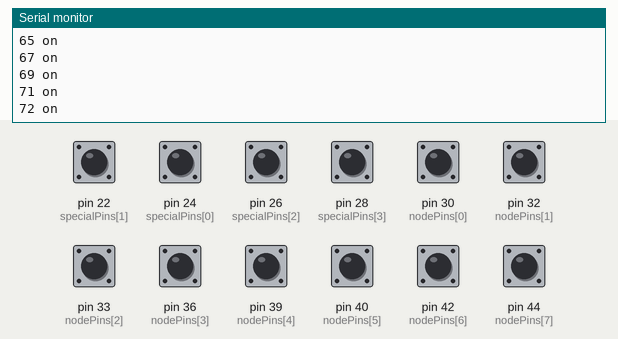
The sketch below on a simulated Arduino Mega 2560, built with avr-gcc and run on an emulated ATmega2560. On the bench: the last lines printed to the serial monitor. The test bench sets the inputs (shaded band); at power-on: pin 22 (specialPins[1]), pin 24 (specialPins[0]), pin 26 (specialPins[2]), pin 28 (specialPins[3]), pin 30 (nodePins[0]), pin 32 (nodePins[1]), pin 33 (nodePins[2]), pin 36 (nodePins[3]), pin 39 (nodePins[4]), pin 40 (nodePins[5]), pin 42 (nodePins[6]), pin 44 (nodePins[7]) HIGH.

Above: at 1.2 s.
1.3 s: pin 22 (specialPins[1]) pulled LOW for 0.15 s
At 1.5 s:
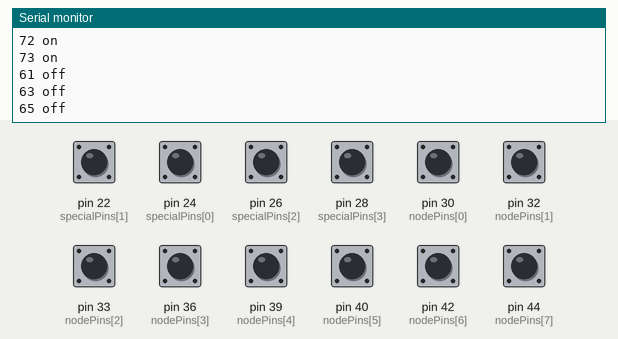
2.9 s: pin 24 (specialPins[0]) pulled LOW for 0.15 s
At 3.12 s:
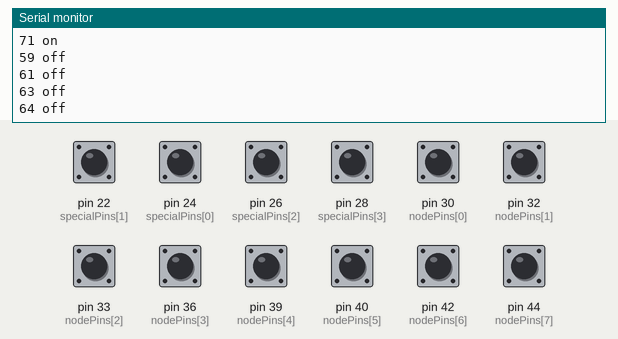
4.5 s: pin 26 (specialPins[2]) pulled LOW for 0.15 s
At 5.3 s:
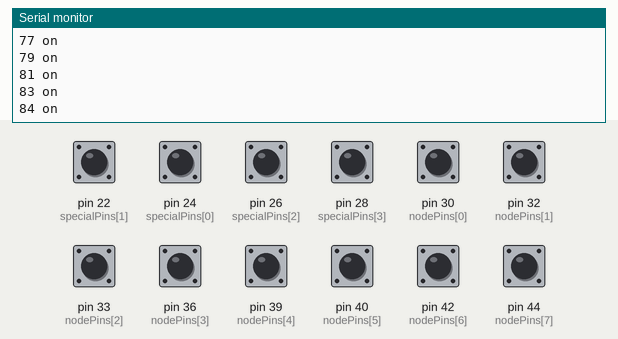
6.1 s: pin 28 (specialPins[3]) pulled LOW for 0.15 s
At 6.3 s:
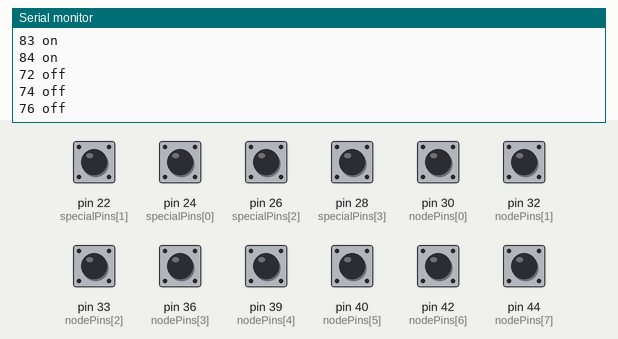
7.7 s: pin 28 (specialPins[3]) pulled LOW for 1 s
At 9.9 s:
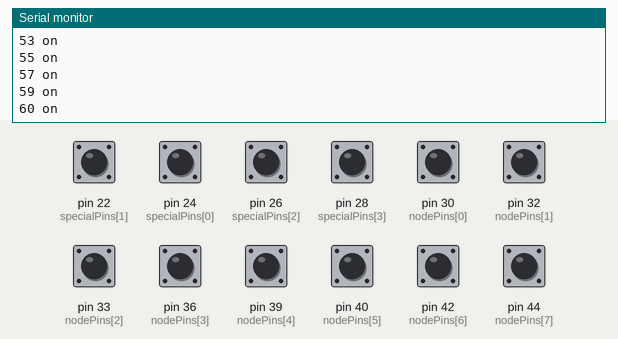
10.2 s: pin 30 (nodePins[0]) pulled LOW for 0.15 s
At 11.2 s:
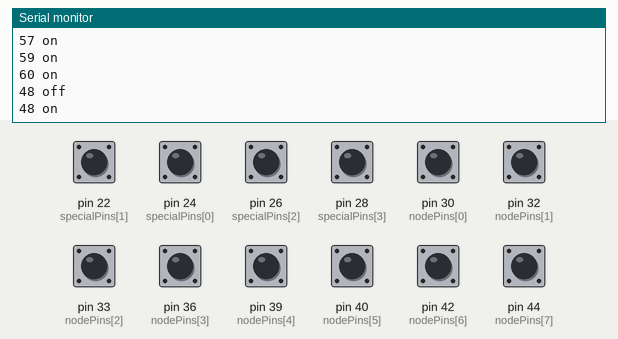
Timing chart, 0 to 12.8 s (numbered marks = the images above; inputs shaded):
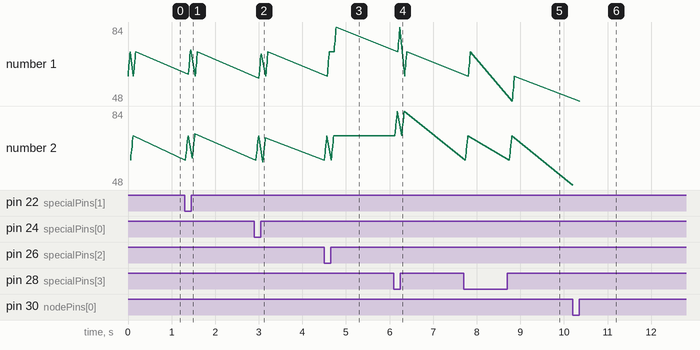

Measured:
- after the input at 1.3 s, the serial monitor: prints a new line after 0.08 s (image 1)
- after the input at 2.9 s, the serial monitor: prints a new line after 0.10 s (image 2)
- after the input at 4.5 s, the serial monitor: prints a new line after 0.23 s (image 3)
- after the input at 6.1 s, the serial monitor: prints a new line at once (image 4)
- after the input at 7.7 s, the serial monitor: prints a new line at once (image 5)
- after the input at 10.2 s, the serial monitor: prints a new line at once (image 6)
- plotted number 1: 72 → 84 after the input at 4.5 s
- plotted number 2: 72 → 73 after the input at 1.3 s

The sketch:

firmware.ino
```cpp
const int specialPins[4] = {24, 22, 26, 28};
const int nodePins[8] = {30, 32, 33, 36, 39, 40, 42, 44};
const int notes[7][8] = {
    {24, 26, 27, 29, 31, 33, 35, 36},
    {36, 38, 40, 41, 43, 45, 47, 48},
    {48, 50, 52, 53, 55, 57, 59, 60},
    {60, 62, 64, 65, 67, 69, 71, 72},
    {72, 74, 76, 77, 79, 81, 83, 84},
    {84, 86, 88, 89, 91, 93, 95, 96},
    {96, 98, 100, 101, 103, 105, 107, 108}
};

const int MINREG = 0, MAXREG = 6;

int noteStates[200];
int octaveStates[2] = {0, 0};   // up, down
int modStates[2] = {0, 0};  // sharp, flat

int sharp = 0, flat = 0;

int reg = 3;

void clearReg() {
    for (int i=0; i<200; i++) {
        if (!noteStates[i]) continue;
        noteStates[i] = 0;
        Serial.print(i);
        Serial.println(" off");
    }
}

void setup() {
    // put your setup code here, to run once:
    Serial.begin(9600); // open serial port

    for (int i : specialPins) {
        pinMode(i, INPUT_PULLUP);  // all the buttons are input
    }

    for (int i : nodePins) {
        pinMode(i, INPUT_PULLUP);
    }
}

int buttonState;

void loop() {
    // put your main code here, to run repeatedly:
    for (int i=0; i<8; i++) {
        // note button states
        buttonState = digitalRead(nodePins[i]);
        int note = notes[reg][i] + sharp - flat;
        if (buttonState == HIGH && !noteStates[note]) {
            // send "on"
            Serial.print(note);
            Serial.println(" on");
            noteStates[note] = 1;
        } else if (buttonState == LOW && noteStates[note]) {
            // send "off"
            Serial.print(note);
            Serial.println(" off");
            noteStates[note] = 0;
        }
    }

    // special button state - sharp
    buttonState = digitalRead(specialPins[0]);
    if (buttonState == HIGH && !modStates[0]) {
        modStates[0] = 1;
        sharp = 1;
        clearReg();
    } else if (buttonState == LOW && modStates[0]) {
        modStates[0] = 0;
        sharp = 0;
        clearReg();
    }

    // special button state - flat
    buttonState = digitalRead(specialPins[1]);
    if (buttonState == HIGH && !modStates[1]) {
        modStates[1] = 1;
        flat = 1;
        clearReg();
    } else if (buttonState == LOW && modStates[1]) {
        modStates[1] = 0;
        flat = 0;
        clearReg();
    }

    // special button state - octave up
    buttonState = digitalRead(specialPins[2]);
    if (buttonState == HIGH && !octaveStates[0]) {
        octaveStates[0] = 1;
        reg++;
        reg = min(MAXREG, reg);
        clearReg();
    } else if (buttonState == LOW && octaveStates[0]) {
        octaveStates[0] = 0;
        clearReg();
    }

    // special button state - octave down
    buttonState = digitalRead(specialPins[3]);
    if (buttonState == HIGH && !octaveStates[1]) {
        octaveStates[1] = 1;
        reg--;
        reg = max(MINREG, reg);
        clearReg();
    } else if (buttonState == LOW && octaveStates[1]) {
        octaveStates[1] = 0;
        clearReg();
    }
    delay(50);
}
```
